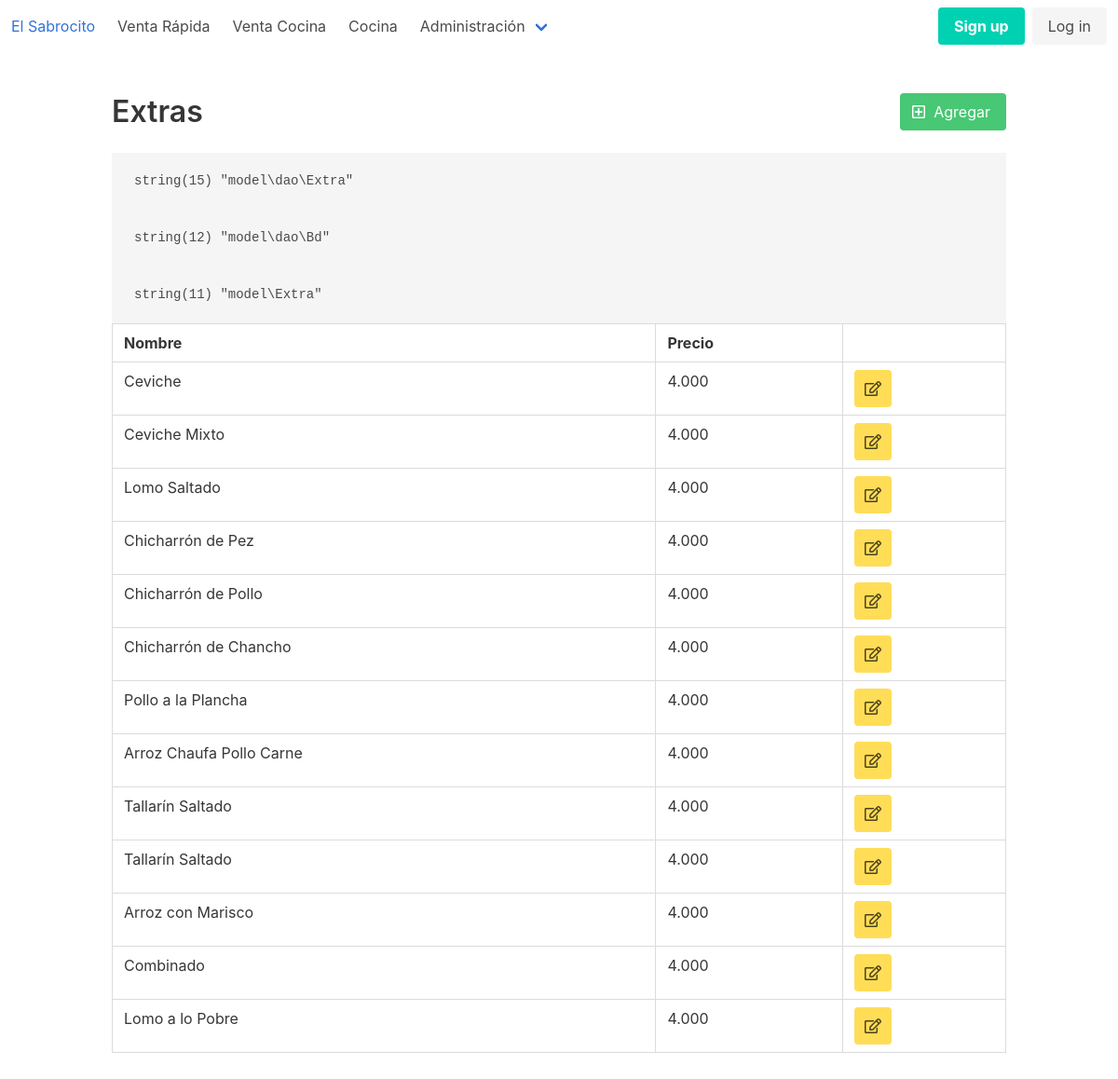
The app's page /view/extra.php with its own data.
### tables this page shows
CREATE TABLE `extra` (
  `id` int(11) NOT NULL AUTO_INCREMENT,
  `descripcion` varchar(50) NOT NULL,
  `precio` int(11) DEFAULT NULL,
  `visible` tinyint(1) DEFAULT NULL,
  PRIMARY KEY (`id`)
);

### model/dao/Bd.php (called while the page is built, shortened)
<?php
class Bd {
    public static function conexion(){
        try {
            $command = [\PDO::MYSQL_ATTR_INIT_COMMAND => 'SET NAMES  \'UTF8\''];
            $_db = new \PDO('mysql:host=localhost;dbname=restorant', 'restorant', 'restorant', $command);
            $_db->setAttribute(\PDO::ATTR_ERRMODE, \PDO::ERRMODE_EXCEPTION);
            $_db->beginTransaction();
            $sth = $_db->prepare("BEGIN");
            $sth->execute();
            $_db->commit();
            return $_db;
        }
        catch (\PDOException $ex) {
            echo "<pre>"; var_dump($ex); echo "</pre>";
            die();
        }
    }
}

### model/dao/Extra.php (called while the page is built, shortened)
<?php
class Extra extends Bd
{
    public static function obtenerTodos(){
        try{
            $sql = "SELECT * FROM extra WHERE visible = 1;";
            $sth = self::conexion()->prepare($sql);
            $sth->execute();
            return $sth->fetchAll(PDO::FETCH_CLASS, '\model\Extra');
        }catch(PDOException $e){
            var_dump($e);
            die();
        }
    }
}

### model/Extra.php (called while the page is built, shortened)
<?php
class Extra
{
    private int $id = 0, $precio, $visible;
    private string $descripcion;
    public function getId(): int
    {
        return $this->id;
    }
    public function getPrecio(): int
    {
        return $this->precio;
    }
    public function getDescripcion(): string
    {
        return $this->descripcion;
    }
}

### view/extra.php (the view, shortened to what this page needs)
<?php
include '../config.inc';
?>
<!DOCTYPE html>
<html class="has-navbar-fixed-top">
<?php include RUTA . 'view/header.inc'; ?>
<body>
<?php include RUTA . 'view/navbar.inc'; ?>
<section class="section">
    <div class="container">
        <nav class="level">
            <div class="level-left">
                <div class="level-item">
                    <p class="title">Extras</p>
                </div>
            </div>
            <div class="level-right">
                <p class="level-item">
                    <a class="button is-success" href="<?= URL ?>view/extra_nuevo.php?id=0">
                        <span class="icon"><i class="far fa-plus-square"></i></span>
                        <span>Agregar</span>
                    </a>
                </p>
            </div>
        </nav>
        <table class="table is-bordered is-fullwidth">
            <thead>
            <tr>
                <th>Nombre</th>
                <th>Precio</th>
                <th></th>
            </tr>
            </thead>
            <tbody>
            <?php foreach (\model\dao\Extra::obtenerTodos() as $extra){ ?>
                <tr>
                    <td><?= $extra->getDescripcion() ?></td>
                    <td><?= number_format($extra->getPrecio(), 0, ',', '.') ?></td>
                    <td>
                        <a class="button is-warning" href="<?= URL ?>view/extra_nuevo.php?id=<?= $extra->getId() ?>" target="_self">
                            <span class="icon">
                                <i class="far fa-edit"></i>
                            </span>
                        </a>
                    </td>
                </tr>
            <?php } ?>
            </tbody>
        </table>
    </div>
</section>
</body>
</html>

### records on screen
extra: descripcion "Ceviche", precio "4.000"
extra: descripcion "Ceviche Mixto", precio "4.000"
extra: descripcion "Lomo Saltado", precio "4.000"
extra: descripcion "Chicharrón de Pez", precio "4.000"
extra: descripcion "Chicharrón de Pollo", precio "4.000"
extra: descripcion "Chicharrón de Chancho", precio "4.000"
extra: descripcion "Pollo a la Plancha", precio "4.000"
extra: descripcion "Arroz Chaufa Pollo Carne", precio "4.000"
extra: descripcion "Tallarín Saltado", precio "4.000"
extra: descripcion "Tallarín Saltado", precio "4.000"
extra: descripcion "Arroz con Marisco", precio "4.000"
extra: descripcion "Combinado", precio "4.000"
extra: descripcion "Lomo a lo Pobre", precio "4.000"
